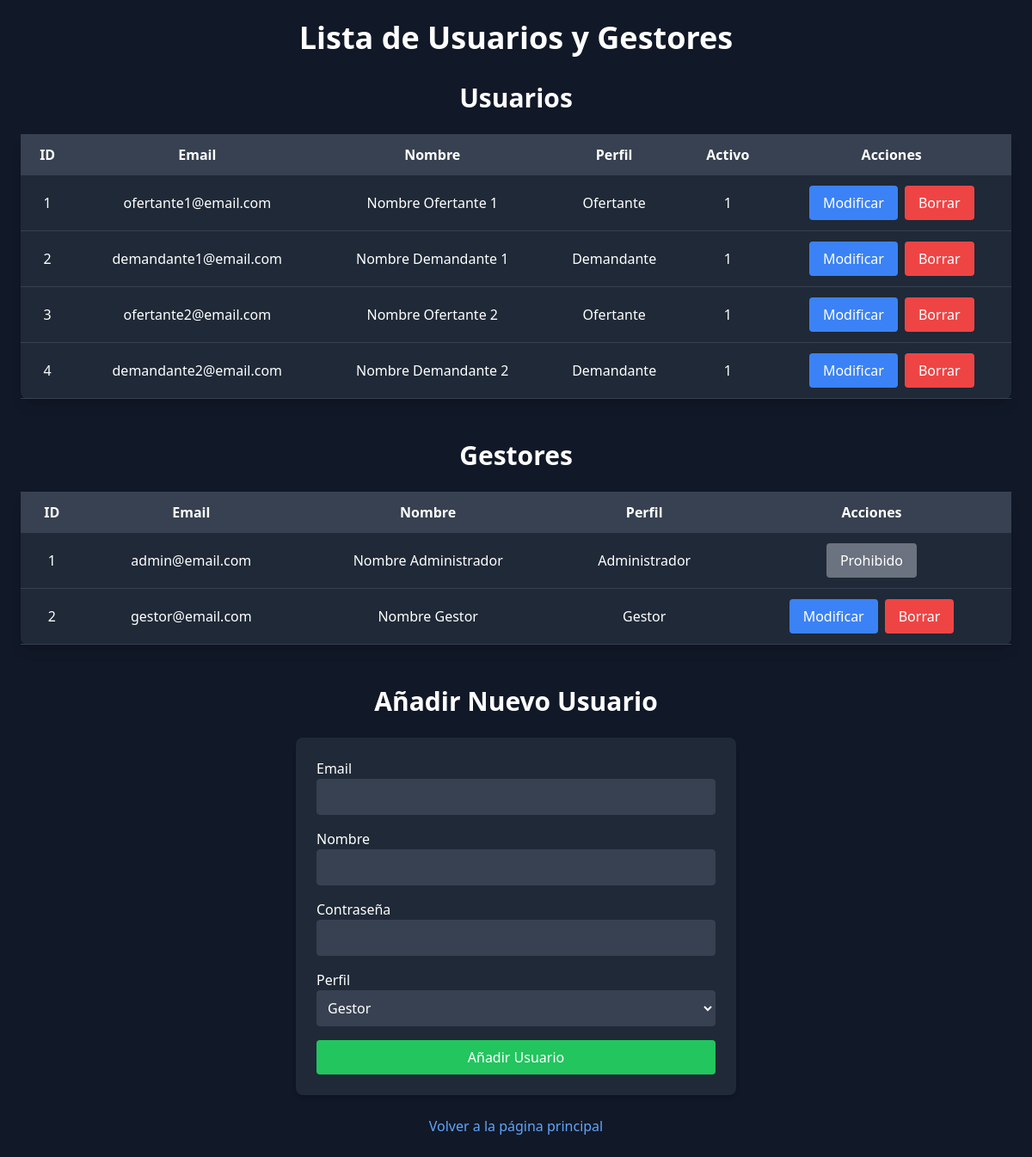
Page /lista_usuarios.php (signed in) on the committed database.
### tables this page shows
CREATE TABLE `usuarios` (
  `id` int(11) NOT NULL AUTO_INCREMENT,
  `nombre` varchar(256) NOT NULL,
  `email` varchar(256) NOT NULL,
  `perfil_id` int(11) NOT NULL,
  `password` varchar(256) NOT NULL,
  `activo` tinyint(4) NOT NULL,
  `token` varchar(60) NOT NULL,
  `created_at` timestamp NOT NULL,
  `updated_at` timestamp NOT NULL,
  PRIMARY KEY (`id`),
  KEY `perfil_id` (`perfil_id`),
  CONSTRAINT `usuarios_ibfk_1` FOREIGN KEY (`perfil_id`) REFERENCES `perfiles` (`id`)
);

CREATE TABLE `gestores` (
  `id` int(11) NOT NULL AUTO_INCREMENT,
  `perfil_id` int(11) NOT NULL,
  `nombre` varchar(256) NOT NULL,
  `email` varchar(256) NOT NULL,
  `password` varchar(256) NOT NULL,
  `created_at` timestamp NOT NULL,
  `updated_at` timestamp NOT NULL,
  PRIMARY KEY (`id`),
  KEY `perfil_id` (`perfil_id`),
  CONSTRAINT `gestores_ibfk_1` FOREIGN KEY (`perfil_id`) REFERENCES `perfiles` (`id`)
);

### lista_usuarios.php (the view, shortened to what this page needs)
<?php
require_once("variables.php");
if (isset($_SESSION['usuario']) && $_SESSION['usuario']['perfil_id'] == 1) {
    $conexion = conectarPDO($host, $user, $password, $bbdd);
    $queryUsuarios = "SELECT * FROM usuarios";
    $stmtUsuarios = $conexion->prepare($queryUsuarios);
    $stmtUsuarios->execute();
    $usuarios = $stmtUsuarios->fetchAll(PDO::FETCH_ASSOC);
    $queryGestores = "SELECT * FROM gestores";
    $stmtGestores = $conexion->prepare($queryGestores);
    $stmtGestores->execute();
    $gestores = $stmtGestores->fetchAll(PDO::FETCH_ASSOC);
    $queryPerfiles = "SELECT * FROM perfiles";
    $stmtPerfiles = $conexion->prepare($queryPerfiles);
    $stmtPerfiles->execute();
    $perfiles = $stmtPerfiles->fetchAll(PDO::FETCH_ASSOC);
    $perfilNombres = [];
    foreach ($perfiles as $perfil) {
        $perfilNombres[$perfil['id']] = $perfil['perfil'];
    }
} else {
    header('Location: index.php');
    exit;
}
?>
<!DOCTYPE html>
<html lang="es">
<head>
    <link rel="stylesheet" href="css/styles.css">
    <script src="https://cdn.tailwindcss.com"></script>
</head>
<body class="bg-gray-900 text-white">
    <main class="max-w-7xl mx-auto p-6">
        <h2 class="text-4xl font-bold mb-8 text-center">Lista de Usuarios y Gestores</h2>
        <section class="mb-12">
            <h3 class="text-3xl font-semibold mb-6 text-center">Usuarios</h3>
            <table class="min-w-full bg-gray-800 rounded-lg shadow-lg">
                <thead>
                    <tr class="bg-gray-700">
                        <th class="py-3 px-4 text-center">ID</th>
                        <th class="py-3 px-4 text-center">Email</th>
                        <th class="py-3 px-4 text-center">Nombre</th>
                        <th class="py-3 px-4 text-center">Perfil</th>
                        <th class="py-3 px-4 text-center">Activo</th>
                        <th class="py-3 px-4 text-center">Acciones</th>
                    </tr>
                </thead>
                <tbody>
                    <?php foreach ($usuarios as $usuario): ?>
                        <tr class="border-b border-gray-700">
                            <td class="py-3 px-4 text-center"><?php echo htmlspecialchars($usuario['id']); ?></td>
                            <td class="py-3 px-4 text-center"><?php echo htmlspecialchars($usuario['email']); ?></td>
                            <td class="py-3 px-4 text-center"><?php echo htmlspecialchars($usuario['nombre']); ?></td>
                            <td class="py-3 px-4 text-center"><?php echo htmlspecialchars(ucfirst($perfilNombres[$usuario['perfil_id']])); ?></td>
                            <td class="py-3 px-4 text-center"><?php echo htmlspecialchars($usuario['activo']); ?></td>
                            <td class="py-3 px-4 flex justify-center items-center space-x-2">
                                <?php if ($usuario['perfil_id'] != 1): ?>
                                    <form method="GET" action="modificar_usuario.php" class="inline">
                                        <button type="submit" class="bg-blue-500 text-white px-4 py-2 rounded hover:bg-blue-600">Modificar</button>
                                    </form>
                                    <form method="POST" action="borrar_usuario.php" class="inline">
                                        <button type="submit" class="bg-red-500 text-white px-4 py-2 rounded hover:bg-red-600">Borrar</button>
                                    </form>
                                <?php else: ?>
                                    <button class="bg-gray-500 text-white px-4 py-2 rounded" disabled>Prohibido</button>
                                <?php endif; ?>
                            </td>
                        </tr>
                    <?php endforeach; ?>
                </tbody>
            </table>
        </section>
        <section class="mb-12">
            <h3 class="text-3xl font-semibold mb-6 text-center">Gestores</h3>
            <table class="min-w-full bg-gray-800 rounded-lg shadow-lg">
                <thead>
                    <tr class="bg-gray-700">
                        <th class="py-3 px-4 text-center">ID</th>
                        <th class="py-3 px-4 text-center">Email</th>
                        <th class="py-3 px-4 text-center">Nombre</th>
                        <th class="py-3 px-4 text-center">Perfil</th>
                        <th class="py-3 px-4 text-center">Acciones</th>
                    </tr>
                </thead>
                <tbody>
                    <?php foreach ($gestores as $gestor): ?>
                        <tr class="border-b border-gray-700">
                            <td class="py-3 px-4 text-center"><?php echo htmlspecialchars($gestor['id']); ?></td>
                            <td class="py-3 px-4 text-center"><?php echo htmlspecialchars($gestor['email']); ?></td>
                            <td class="py-3 px-4 text-center"><?php echo htmlspecialchars($gestor['nombre']); ?></td>
                            <td class="py-3 px-4 text-center"><?php echo htmlspecialchars(ucfirst($perfilNombres[$gestor['perfil_id']])); ?></td>
                            <td class="py-3 px-4 flex justify-center items-center space-x-2">
                                <?php if ($gestor['perfil_id'] != 1): ?>
                                    <form method="GET" action="modificar_gestor.php" class="inline">
                                        <button type="submit" class="bg-blue-500 text-white px-4 py-2 rounded hover:bg-blue-600">Modificar</button>
                                    </form>
                                    <form method="POST" action="borrar_usuario.php" class="inline">
                                        <button type="submit" class="bg-red-500 text-white px-4 py-2 rounded hover:bg-red-600">Borrar</button>
                                    </form>
                                <?php else: ?>
                                    <button class="bg-gray-500 text-white px-4 py-2 rounded" disabled>Prohibido</button>
                                <?php endif; ?>
                            </td>
                        </tr>
                    <?php endforeach; ?>
                </tbody>
            </table>
        </section>
        <section>
            <h3 class="text-3xl font-semibold mb-6 text-center">Añadir Nuevo Usuario</h3>
            <form method="POST" action="crear_usuario.php" class="bg-gray-800 p-6 rounded-lg shadow-md max-w-lg mx-auto">
                <div class="mb-4">
                    <label for="email" class="block text-white">Email</label>
                    <input type="email" name="email" id="email" class="w-full p-2 rounded border border-gray-700 bg-gray-700 text-white" required>
                </div>
                <div class="mb-4">
                    <label for="nombre" class="block text-white">Nombre</label>
                    <input type="text" name="nombre" id="nombre" class="w-full p-2 rounded border border-gray-700 bg-gray-700 text-white" required>
                </div>
                <div class="mb-4">
                    <label for="password" class="block text-white">Contraseña</label>
                    <input type="password" name="password" id="password" class="w-full p-2 rounded border border-gray-700 bg-gray-700 text-white" required>
                </div>
                <div class="mb-4">
                    <label for="perfil_id" class="block text-white">Perfil</label>
                    <select name="perfil_id" id="perfil_id" class="w-full p-2 rounded border border-gray-700 bg-gray-700 text-white" required>
                        <option value="2">Gestor</option>
                    </select>
                </div>
                <button type="submit" class="bg-green-500 text-white px-4 py-2 rounded hover:bg-green-600">Añadir Usuario</button>
            </form>
        </section>
        <div class="mt-6 text-center">
            <a href="index.php" class="text-blue-400 hover:underline">Volver a la página principal</a>
        </div>
    </main>
</body>
</html>

### css/styles.css (style rules this page uses)
body { background-color: #0c254e; color: #e2e8f0; }
h2 { text-align: center; margin-bottom: 20px; font-size: 24px; }
form { display: flex; flex-direction: column; }
input { padding: 12px; margin-bottom: 15px; border: 1px solid #ccc; border-radius: 4px; font-size: 16px; }
button { padding: 12px; background-color: #4caf50; color: white; font-size: 16px; border: none; border-radius: 4px; cursor: pointer; }
a { color: #4caf50; text-decoration: none; }

### rows in the picture
usuarios: id "1", email "ofertante1@email.com", nombre "Nombre Ofertante 1", perfil "Ofertante", activo "1"
usuarios: id "2", email "demandante1@email.com", nombre "Nombre Demandante 1", perfil "Demandante", activo "1"
usuarios: id "3", email "ofertante2@email.com", nombre "Nombre Ofertante 2", perfil "Ofertante", activo "1"
usuarios: id "4", email "demandante2@email.com", nombre "Nombre Demandante 2", perfil "Demandante", activo "1"
gestores: id "1", email "admin@email.com", nombre "Nombre Administrador", perfil "Administrador", shows "Prohibido"
gestores: id "2", email "gestor@email.com", nombre "Nombre Gestor", perfil "Gestor"
